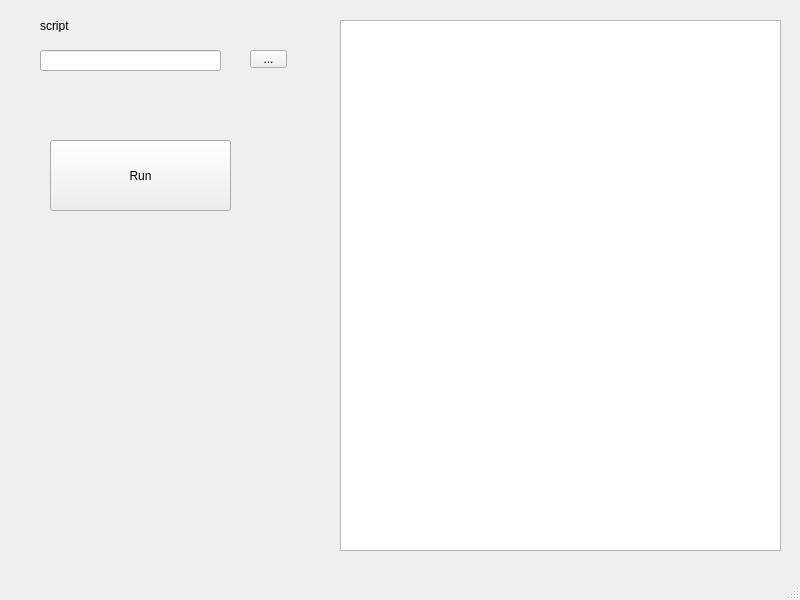
<?xml version="1.0" encoding="UTF-8"?>
<ui version="4.0">
 <class>MainWindow</class>
 <widget class="QMainWindow" name="MainWindow">
  <property name="geometry">
   <rect>
    <x>0</x>
    <y>0</y>
    <width>800</width>
    <height>600</height>
   </rect>
  </property>
  <property name="windowTitle">
   <string>MainWindow</string>
  </property>
  <widget class="QWidget" name="centralwidget">
   <widget class="QPushButton" name="pushButton">
    <property name="geometry">
     <rect>
      <x>50</x>
      <y>140</y>
      <width>181</width>
      <height>71</height>
     </rect>
    </property>
    <property name="text">
     <string>Run</string>
    </property>
   </widget>
   <widget class="QLabel" name="label">
    <property name="geometry">
     <rect>
      <x>40</x>
      <y>20</y>
      <width>54</width>
      <height>12</height>
     </rect>
    </property>
    <property name="text">
     <string>script</string>
    </property>
   </widget>
   <widget class="QTextBrowser" name="textBrowser">
    <property name="geometry">
     <rect>
      <x>340</x>
      <y>20</y>
      <width>441</width>
      <height>531</height>
     </rect>
    </property>
   </widget>
   <widget class="QLineEdit" name="lineEdit">
    <property name="geometry">
     <rect>
      <x>40</x>
      <y>50</y>
      <width>181</width>
      <height>21</height>
     </rect>
    </property>
   </widget>
   <widget class="QToolButton" name="toolButton">
    <property name="geometry">
     <rect>
      <x>250</x>
      <y>50</y>
      <width>37</width>
      <height>18</height>
     </rect>
    </property>
    <property name="text">
     <string>...</string>
    </property>
   </widget>
  </widget>
  <widget class="QMenuBar" name="menubar">
   <property name="geometry">
    <rect>
     <x>0</x>
     <y>0</y>
     <width>800</width>
     <height>23</height>
    </rect>
   </property>
  </widget>
  <widget class="QStatusBar" name="statusbar"/>
 </widget>
 <resources/>
 <connections/>
</ui>
